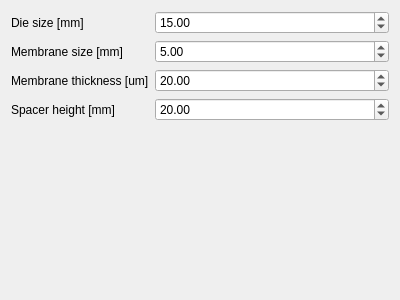
<?xml version="1.0" encoding="UTF-8"?>
<ui version="4.0">
 <class>SizesPage</class>
 <widget class="QWidget" name="SizesPage">
  <property name="geometry">
   <rect>
    <x>0</x>
    <y>0</y>
    <width>400</width>
    <height>300</height>
   </rect>
  </property>
  <property name="windowTitle">
   <string>Form</string>
  </property>
  <layout class="QFormLayout" name="formLayout">
   <property name="fieldGrowthPolicy">
    <enum>QFormLayout::AllNonFixedFieldsGrow</enum>
   </property>
   <item row="0" column="0">
    <widget class="QLabel" name="label">
     <property name="text">
      <string>Die size [mm]</string>
     </property>
    </widget>
   </item>
   <item row="0" column="1">
    <widget class="QDoubleSpinBox" name="die_size">
     <property name="minimum">
      <double>7.000000000000000</double>
     </property>
     <property name="maximum">
      <double>50.000000000000000</double>
     </property>
     <property name="value">
      <double>15.000000000000000</double>
     </property>
    </widget>
   </item>
   <item row="1" column="0">
    <widget class="QLabel" name="label_3">
     <property name="text">
      <string>Membrane size [mm]</string>
     </property>
    </widget>
   </item>
   <item row="1" column="1">
    <widget class="QDoubleSpinBox" name="mem_size">
     <property name="minimum">
      <double>2.000000000000000</double>
     </property>
     <property name="maximum">
      <double>10.000000000000000</double>
     </property>
     <property name="value">
      <double>5.000000000000000</double>
     </property>
    </widget>
   </item>
   <item row="2" column="0">
    <widget class="QLabel" name="label_5">
     <property name="text">
      <string>Membrane thickness [um]</string>
     </property>
    </widget>
   </item>
   <item row="2" column="1">
    <widget class="QDoubleSpinBox" name="mem_thickness">
     <property name="minimum">
      <double>10.000000000000000</double>
     </property>
     <property name="value">
      <double>20.000000000000000</double>
     </property>
    </widget>
   </item>
   <item row="3" column="0">
    <widget class="QLabel" name="label_6">
     <property name="text">
      <string>Spacer height [mm]</string>
     </property>
    </widget>
   </item>
   <item row="3" column="1">
    <widget class="QDoubleSpinBox" name="spacer_size">
     <property name="minimum">
      <double>10.000000000000000</double>
     </property>
     <property name="maximum">
      <double>50.000000000000000</double>
     </property>
     <property name="value">
      <double>20.000000000000000</double>
     </property>
    </widget>
   </item>
  </layout>
 </widget>
 <resources/>
 <connections/>
</ui>
